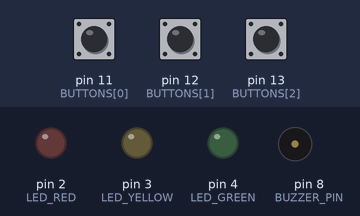
Recording of a sketch running on a simulated Arduino Uno, built with avr-gcc and run on an emulated ATmega328P. Shown: output pins drawn as LEDs (lit = HIGH), buzzer (waves = sounding). The inputs (shaded band) are chosen by the test bench; at power-on: pin 11 (BUTTONS[0]) HIGH, pin 12 (BUTTONS[1]) HIGH, pin 13 (BUTTONS[2]) HIGH.

Above: at 1.2 s.
1.3 s: pin 11 (BUTTONS[0]) pulled LOW for 0.15 s
At 1.37 s:
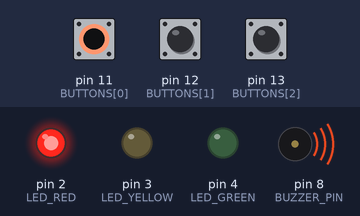
2.9 s: pin 12 (BUTTONS[1]) pulled LOW for 0.15 s
At 2.97 s:
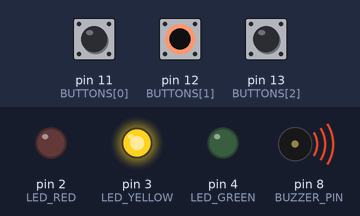
4.5 s: pin 13 (BUTTONS[2]) pulled LOW for 0.15 s
At 4.57 s:
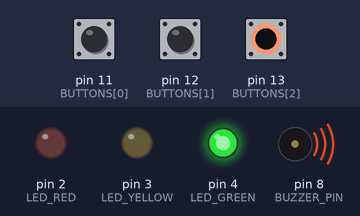
6.1 s: pin 13 (BUTTONS[2]) pulled LOW for 3.2 s
At 10.2 s:
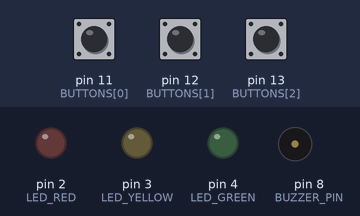
10.8 s: pin 11 (BUTTONS[0]) pulled LOW for 3.2 s
At 11.3 s:
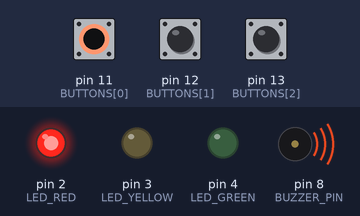
Timing chart, 0 to 15.5 s (numbered marks = the images above; inputs shaded):
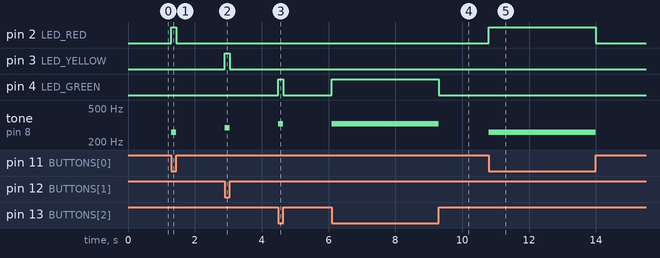

The sketch:

piano.ino
```cpp
const int BUZZER_PIN = 8;

const int BUTTONS[] = {11, 12, 13};

const int LED_RED = 2;
const int LED_YELLOW = 3;
const int LED_GREEN = 4;

const int LEDS[] = {LED_RED, LED_YELLOW, LED_GREEN};

// Frequência de cada nota musical
const int C = 261; // Dó
const int D = 293; // Ré
const int E = 329; // Mi
const int F = 349; // Fá
const int G = 391; // Sol
const int A = 440; // Lá
const int B = 493; // Si

const int NOTAS[] = {C, D, E};


// Função para tocar a nota correspondente
void tocarNota(int nota, int pinLED) {
  tone(BUZZER_PIN, nota);
  digitalWrite(pinLED, HIGH);

}

// Função para parar de tocar qualquer nota
void soltarNota() {
  noTone(BUZZER_PIN);
  digitalWrite(LED_RED, LOW);
  digitalWrite(LED_YELLOW, LOW);
  digitalWrite(LED_GREEN, LOW);

}

void setup() {
  pinMode(BUZZER_PIN, OUTPUT);

  for (int i = 0; i < 3; i++) {
    pinMode(BUTTONS[i], INPUT_PULLUP);
    pinMode(LEDS[i], OUTPUT);
  }

}

void loop() {
  bool tocando = false;

  // Toca a nota quando o respectivo botão é pressionado
  for (int i = 0; i < 3; i++) {
    if (digitalRead(BUTTONS[i]) == LOW) {
      tocarNota(NOTAS[i], LEDS[i]);
      tocando = true;
      break;
    }
  }

  if (!tocando)
    soltarNota();

}
```

Measured:
- after the input at 1.3 s, pin 2 (LED_RED): LOW → HIGH at once, → LOW 0.15 s later; tone on pin 8 (BUZZER_PIN): silent → 261 Hz at once, → silent 0.15 s later
- after the input at 2.9 s, pin 3 (LED_YELLOW): LOW → HIGH at once, → LOW 0.15 s later; tone on pin 8 (BUZZER_PIN): silent → 293 Hz at once, → silent 0.15 s later
- after the input at 4.5 s, pin 4 (LED_GREEN): LOW → HIGH at once, → LOW 0.15 s later; tone on pin 8 (BUZZER_PIN): silent → 329 Hz at once, → silent 0.15 s later
- after the input at 6.1 s, pin 4 (LED_GREEN): LOW → HIGH at once, → LOW 3.2 s later; tone on pin 8 (BUZZER_PIN): silent → 329 Hz at once, → silent 3.2 s later
- after the input at 10.8 s, pin 2 (LED_RED): LOW → HIGH at once, → LOW 3.2 s later; tone on pin 8 (BUZZER_PIN): silent → 261 Hz at once, → silent 3.2 s later
